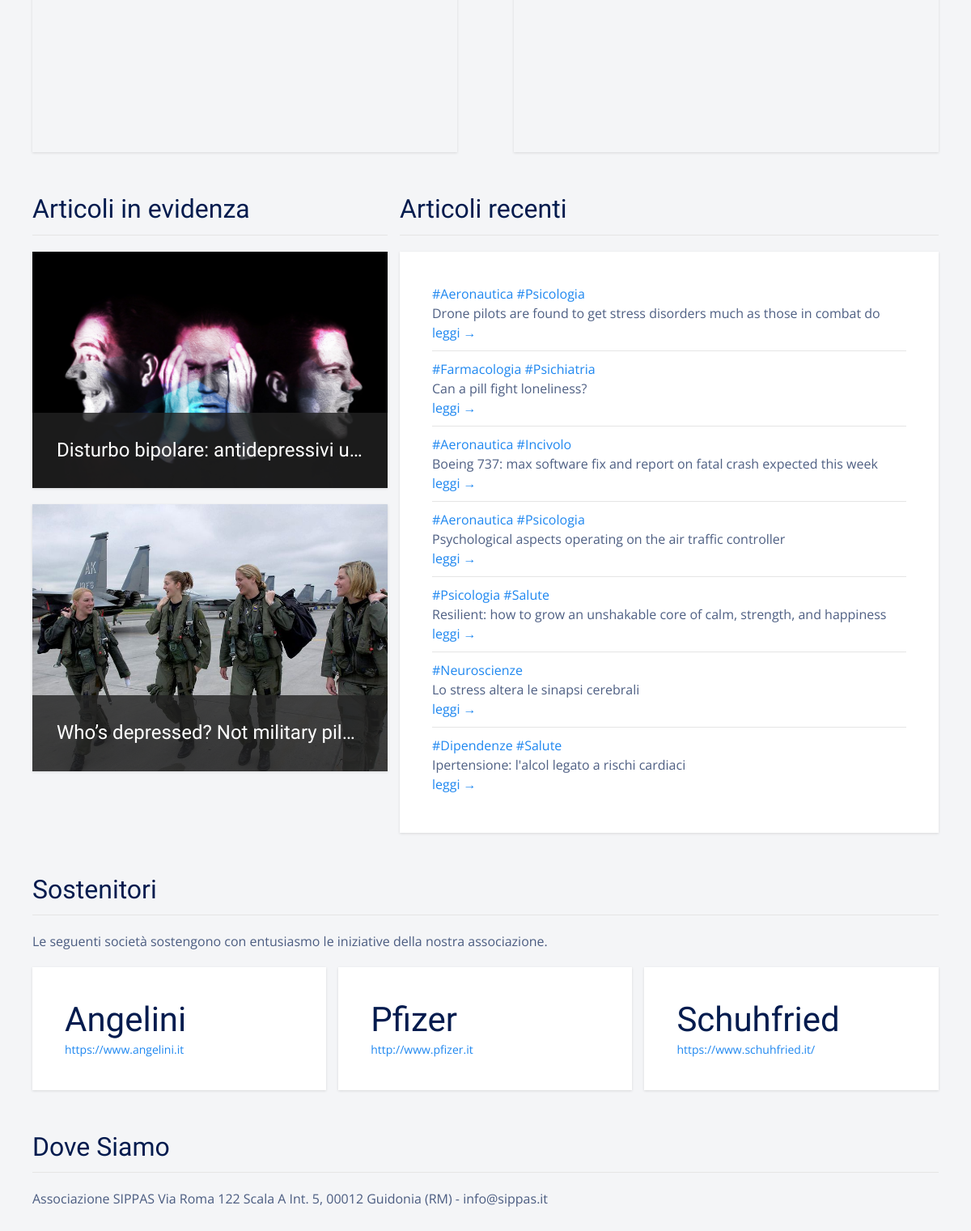
Before: / (lower part) with the older database file.
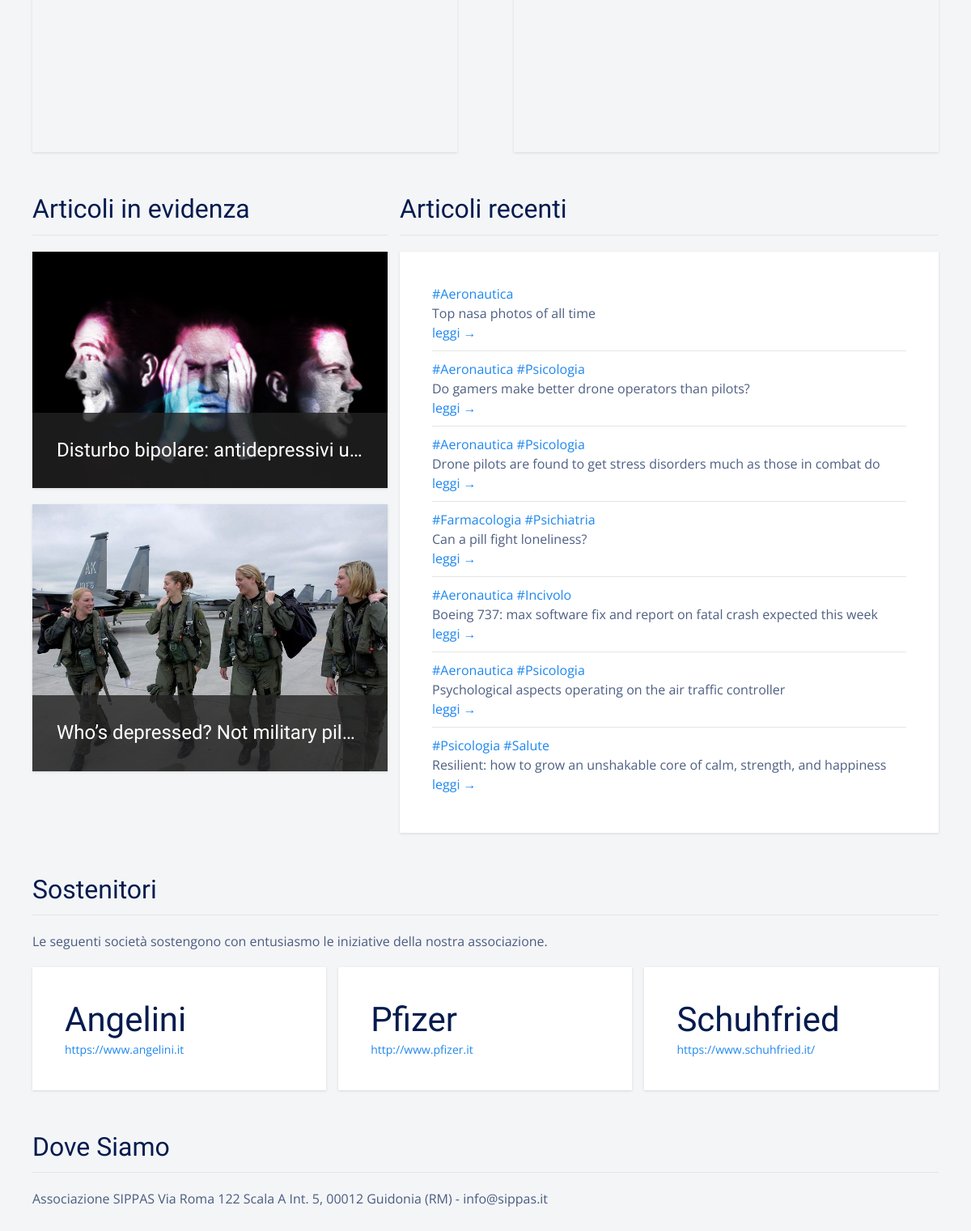
After: the same page with the newer database file.
### tables this page shows
CREATE TABLE "posts" (
  "id" integer NOT NULL,
  "title" text,
  "body" TEXT,
  "teaser" text,
  "tags" TEXT,
  "is_sticky" integer,
  "author" text,
  "created_at" TEXT,
  "updated_at" text,
  "published_at" TEXT,
  PRIMARY KEY ("id")
);

### flaskApp/blueprints/main/routes.py (the view)
@bp_main.route("/")
@cache.cached()
def index():
  stickies = query_db('SELECT * FROM posts WHERE is_sticky == 1 ORDER BY updated_at DESC LIMIT 2')
  latest = query_db('SELECT * FROM posts  WHERE is_sticky == 0 ORDER BY id DESC LIMIT {}'.format(4 if len(stickies) < 2 else 7))
  return render_template("main/index.html", latests=latest, stickies=stickies)

### flaskApp/db/sqlite.py (called while the page is built)
def dict_factory(cursor, row):
  d = {}
  for idx, col in enumerate(cursor.description):
    d[col[0]] = row[idx]
  return d

def get_db():
  if "db" not in g:
    g.db = sqlite3.connect(
      db_path,
      detect_types=sqlite3.PARSE_DECLTYPES,
      isolation_level="DEFERRED"
    )
    g.db.cursor().execute("PRAGMA journal_mode=WAL")
    g.db.row_factory = dict_factory
  return g.db

def query_db(query, args=(), one=False):
  with closing(get_db().cursor().execute(query, args)) as cur:
    rv = cur.fetchall()
    return (rv[0] if rv else None) if one else rv

### flaskApp/blueprints/main/templates/main/index.html (shortened to what this page needs)
{% extends 'base.html' %}
{% block content %}
<div class="uk-section">
  <div class="uk-container">
    <div id="featurettes" class="uk-grid uk-grid-large uk-child-width-1-2@s">
      <div class="uk-margin-bottom">
        <div class="uk-height-medium uk-flex uk-flex-center uk-flex-middle uk-background-cover uk-light"
          data-src="{{ url_for('static', filename='img/teamwork.jpg') }}" uk-img="">
        </div>
      </div>
      <div>
        <div class="uk-height-medium uk-flex uk-flex-center uk-flex-middle uk-background-cover uk-light"
          data-src="{{ url_for('static', filename='img/services.jpg') }}" uk-img="">
        </div>
      </div>
    </div>
  </div>
</div>
<div class="uk-section">
  <div class="uk-container">
    <div class="uk-grid uk-grid-small">
      <div id="stickies" class="uk-margin uk-width-2-5@m">
        <h2 class="uk-heading-divider">Articoli in evidenza</h2>
        <div class="uk-grid uk-child-width-1-1">
          {% for s in stickies %}
          {% if s.teaser %}
          <div class="uk-margin-bottom">
            <div class="uk-inline">
              <img src="{{ url_for('static', filename='blog/' + s.teaser | replace('#', s.id | string)) }}" alt="">
              <div class="uk-overlay uk-overlay-primary uk-position-bottom">
                <h3 class="uk-text-truncate"><a href="{{ url_for('blog.view_post', id=s.id) }}">{{ s.title }}</a></h3>
              </div>
            </div>
          </div>
          {% endif %}
          {% endfor %}
        </div>
      </div>
      <div class="uk-width-expand uk-margin uk-margin-remove-top">
        <h2 class="uk-heading-divider">Articoli recenti</h2>
        <div class="uk-card uk-card-default">
          <div class="uk-card-body">
            <ul class="uk-list uk-list-divider uk-margin-medium">
              {% for l in latests %}
              <li class="uk-text-truncate uk-padding-vertical uk-padding-horizontal-small">
                {% for tag in l.tags.split(' ') %}
                <a href="{{ url_for('blog.posts_tagged', tag=tag) }}">{{ tag }}</a>
                {% endfor %}<br>
                {{ l.title | capitalize }}<br>
                <a href="{{ url_for('blog.view_post', id=l.id) }}">leggi &rarr;</a><br>
              </li>
              {% endfor %}
            </ul>
          </div>
        </div>
      </div>
    </div>
  </div>
</div>
<div class="uk-section">
  <div class="uk-container">
    <h2 class="uk-heading-divider">Sostenitori</h2>
    <p>Le seguenti società sostengono con entusiasmo le iniziative della nostra associazione.</p>
    <div class="uk-child-width-1-2@m uk-child-width-1-3@l uk-grid uk-grid-match uk-grid-stack uk-grid-small" uk-grid="">
      <div class="uk-first-column">
        <div class="uk-card uk-card-default uk-grid uk-grid-collapse uk-margin uk-grid-stack" uk-grid="">
          <div class="uk-first-column">
            <div class="uk-card-body">
              <h1 class="uk-margin-remove-bottom uk-width-expand">Angelini</h1>
              <p class="uk-margin-remove-top uk-text-small"><a class="uk-link" href="https://www.angelini.it" target="_blank">
                  https://www.angelini.it
                </a></p>
            </div>
          </div>
        </div>
      </div>
      <div class="uk-grid-margin uk-first-column">
        <div class="uk-card uk-card-default uk-grid uk-grid-collapse uk-margin uk-grid-stack" uk-grid="">
          <div class="uk-first-column">
            <div class="uk-card-body">
              <h1 class="uk-margin-remove-bottom uk-width-expand">Pfizer</h1>
              <p class="uk-margin-remove-top uk-text-small"><a class="uk-link" href="http://www.pfizer.it"
                  target="_blank">
                  http://www.pfizer.it
                </a></p>
            </div>
          </div>
        </div>
      </div>
      <div class="uk-grid-margin uk-first-column">
        <div class="uk-card uk-card-default uk-grid uk-grid-collapse uk-margin uk-grid-stack" uk-grid="">
          <div class="uk-first-column">
            <div class="uk-card-body">
              <h1 class="uk-margin-remove-bottom uk-width-expand">Schuhfried</h1>
              <p class="uk-margin-remove-top uk-text-small"><a class="uk-link" href="https://www.schuhfried.it/" target="_blank">
                  https://www.schuhfried.it/
                </a></p>
            </div>
          </div>
        </div>
      </div>
    </div>
  </div>
</div>
<div class="uk-section uk-margin-top">
  <div class="uk-container">
    <h2 class="uk-heading-divider">Dove Siamo</h2>
    <p>Associazione SIPPAS Via Roma 122 Scala A Int. 5, 00012 Guidonia (RM) - info@sippas.it</p>
  </div>
</div>
{% endblock %}

### flaskApp/templates/base.html (shortened to what this page needs)
<html lang="it">
<head>
  {% include 'head.html' %}
</head>
<body>
  <div class="uk-container uk-margin-large-bottom">
    {% block content %}
    {% endblock %}
  </div>
</body>
</html>

### flaskApp/templates/head.html (shortened to what this page needs)
<link rel="stylesheet" href="{{ url_for('static', filename='css/vendor/uikit.min.css') }}">
<link rel="stylesheet" href="{{ url_for('static', filename='css/main.css') }}">

### flaskApp/static/css/main.css (style rules this page uses)
html { font-family: 'Open Sans', sans-serif; font-size: 16px; font-weight: normal; line-height: 1.5; background: #f4f5f7; color: rgba(3,27,78,0.7); }
h1, .uk-h1, h2, .uk-h2, h3, .uk-h3, h4, .uk-h4, h5, .uk-h5, h6, .uk-h6 { font-family: 'Yanone Kaffeesatz', sans-serif; margin: 0 0 20px 0; font-weight: normal; color: #031b4e; text-transform: none; }
li { margin-bottom: 8px; }
.uk-section { padding: 0px; padding-top: 30px; }
.uk-card-default { color: rgba(3,27,78,0.7) !important; -webkit-box-shadow: 0 1px 3px rgba(0,0,0,.12); box-shadow: 0 1px 3px rgba(0,0,0,.12); border: 0; }
#featurettes .uk-background-cover, #stickies img { -webkit-box-shadow: 0 1px 1px rgba(0,0,0,0); box-shadow: 0 1px 3px rgba(0,0,0,.12); }

Changed rows visible on the page:
no longer on this page (row unchanged): posts: tags "#Neuroscienze", title "Lo stress altera le sinapsi cerebrali"
no longer on this page (row unchanged): posts: tag "#Dipendenze" "#Salute", title "Ipertensione: l'alcol legato a rischi cardiaci", shown under "Articoli recenti"
added posts: tags "#Aeronautica", title "Top nasa photos of all time"
added posts: tag "#Aeronautica" "#Psicologia", title "Do gamers make better drone operators than pilots?", shown under "Articoli recenti"
